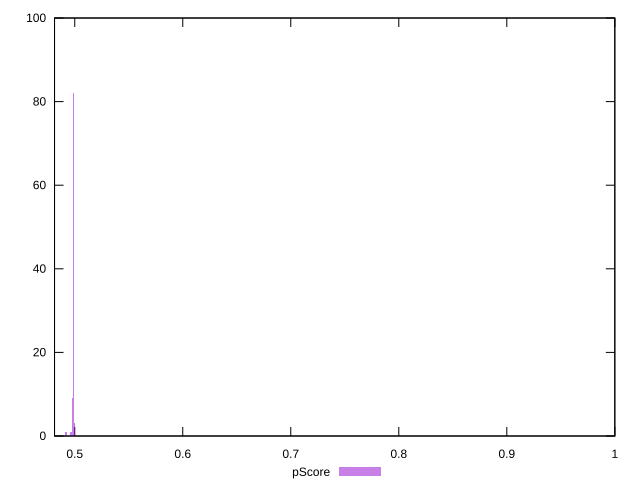

gnuplot code for this plot:
reset

$pScore <<EOF
0.999943050565615 2
0.4988141837890973 82
0.4918701348268361 1
0.4976568422953871 9
0.48145406138344427 2
0.4999715252828075 3
0.49649950080167693 1
EOF

set key outside below
set boxwidth 0.0011573414937102026
set xrange [0.4812941176470588:1]
set yrange [0:100]
set trange [0:100]
set style fill transparent solid 0.5 noborder
set terminal svg size 640, 490 enhanced background rgb 'white'
set output "report_00017_2021-02-10T15-08-03.406Z/uses-rel-preload/samples/pages+cached+noadtech+nomedia/pScore/histogram.svg"

plot $pScore title "pScore" with boxes

reset
